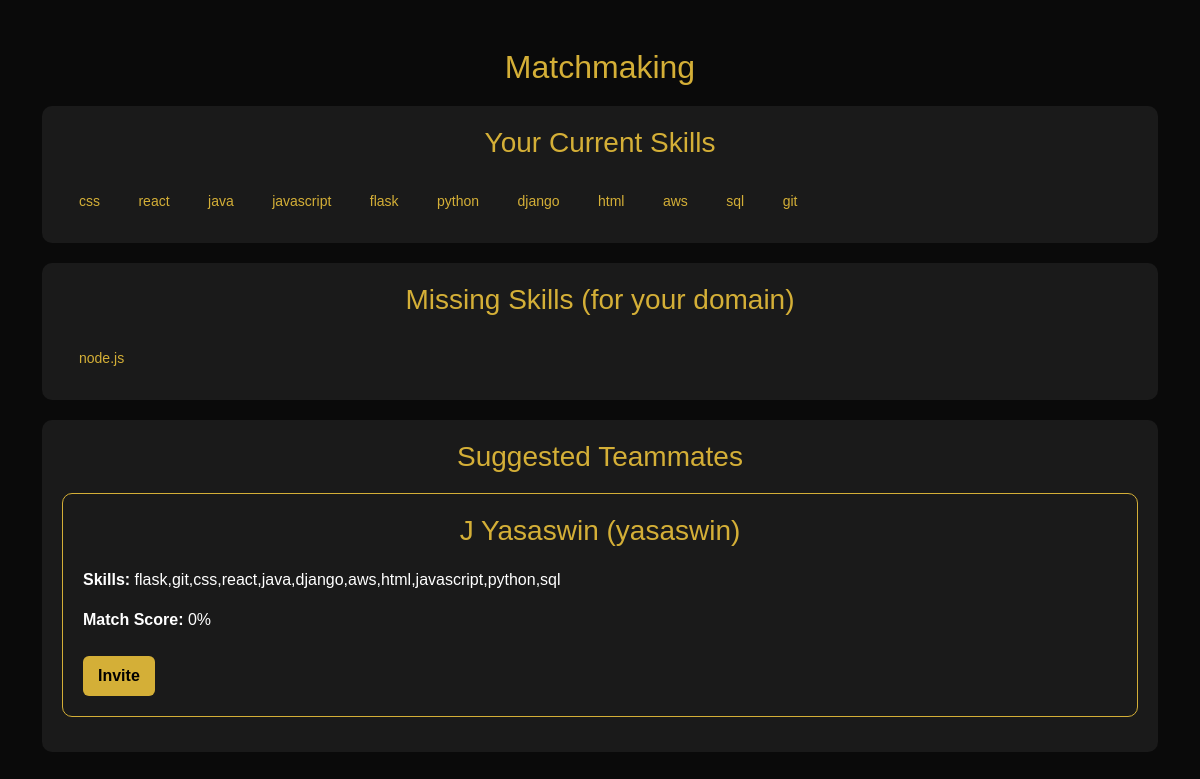
The page /match (signed in) on the database its author committed.
### tables this page shows
CREATE TABLE users (
            id INTEGER PRIMARY KEY AUTOINCREMENT,
            username TEXT UNIQUE NOT NULL,
            email TEXT UNIQUE NOT NULL,
            password TEXT NOT NULL,
            fullname TEXT,
            contact TEXT,
            resume TEXT,
            skills TEXT,
            domain TEXT
        );

### app.py (the view)
@app.route("/match")
def match():
    if "user_id" not in session:
        return redirect(url_for("login"))
    conn = get_db_connection()
    cur = conn.cursor()
    cur.execute("SELECT * FROM users WHERE id=?", (session["user_id"],))
    user = cur.fetchone()
    if not user:
        conn.close()
        return "User not found", 404
    user_skills = normalize_skills(user["skills"])
    user_domain = user["domain"]
    cur.execute("SELECT * FROM domains WHERE LOWER(name)=?", (user_domain.lower(),))
    domain = cur.fetchone()
    if not domain:
        conn.close()
        return f"No domain setup for {user_domain}", 404
    required_skills = normalize_skills(domain["required_skills"])
    missing_skills = list(required_skills - user_skills)
    cur.execute("SELECT * FROM users WHERE domain=? AND id!=?", (user_domain, user["id"]))
    teammates = cur.fetchall()
    suggestions = []
    for t in teammates:
        t_skills = normalize_skills(t["skills"])
        overlap = len(set(missing_skills) & t_skills)
        score = int((overlap / len(required_skills)) * 100) if required_skills else 0
        suggestions.append({
            "id": t["id"],
            "username": t["username"],
            "fullname": t["fullname"],
            "skills": t["skills"],
            "domain": t["domain"],
            "match_score": score
        })
    suggestions.sort(key=lambda x: x["match_score"], reverse=True)
    conn.close()
    return render_template("match.html", user_skills=user_skills, missing_skills=missing_skills, suggestions=suggestions)

### app.py (called while the page is built)
def get_db_connection():
    conn = sqlite3.connect("users.db")
    conn.row_factory = sqlite3.Row
    return conn

def normalize_skills(skill_string):
    if not skill_string:
        return set()
    return set(s.strip().lower() for s in skill_string.split(",") if s.strip())

### templates/match.html (shortened to what this page needs)
<!DOCTYPE html>
<html lang="en">
<head>
  <link href="https://cdn.jsdelivr.net/npm/bootstrap@5.3.2/dist/css/bootstrap.min.css" rel="stylesheet">
</head>
<body class="container py-5">
  <h2>Matchmaking</h2>
  <div class="section-card">
    <h3>Your Current Skills</h3>
    <div class="skills-box">
      {% if user_skills %}
        {% for skill in user_skills %}
          <span>{{ skill }}</span>
        {% endfor %}
      {% else %}
        <p>No skills added yet.</p>
      {% endif %}
    </div>
  </div>
  <div class="section-card">
    <h3>Missing Skills (for your domain)</h3>
    <div class="skills-box">
      {% if missing_skills %}
        {% for skill in missing_skills %}
          <span>{{ skill }}</span>
        {% endfor %}
      {% else %}
        <p>🎉 You already have all required skills!</p>
      {% endif %}
    </div>
  </div>
  <div class="section-card">
    <h3>Suggested Teammates</h3>
    {% if suggestions %}
      {% for s in suggestions %}
        <div class="card">
          <h3>{{ s.fullname }} ({{ s.username }})</h3>
          <p><b>Skills:</b> {{ s.skills }}</p>
          <p><b>Match Score:</b> {{ s.match_score }}%</p>
          <form action="{{ url_for('invite', teammate_id=s.id) }}" method="post">
            <button type="submit" class="invite-btn">Invite</button>
          </form>
        </div>
      {% endfor %}
    {% else %}
      <p>No teammates found in your domain yet.</p>
    {% endif %}
  </div>
</body>
</html>

### templates/match.html (style rules this page uses)
body { background: #0a0a0a; color: #d4af37; font-family: Arial, sans-serif; }
.section-card { background: #1a1a1a; padding: 20px; border-radius: 10px; margin-bottom: 20px; }
h2, h3 { text-align: center; margin-bottom: 20px; color: #d4af37; }
.skills-box span { display: inline-block; color: #d4af37; padding: 6px 12px; border-radius: 8px; margin: 5px; font-size: 14px; }
.card { background: #1a1a1a; border: 1px solid #d4af37; border-radius: 10px; padding: 20px; margin: 15px 0; }
.card h3 { color: #d4af37; }
.card p { color: #ffffff; }
.invite-btn { display: inline-block; background: #d4af37; color: black; font-weight: bold; padding: 8px 15px; border: none; border-radius: 6px; cursor: pointer; margin-top: 8px; }

### rows shown on the page
users: fullname "J Yasaswin", username "yasaswin", skills "flask,git,css,react,java,django,aws,html,javascript,python,sql", match_score "0"

### other values the page prints
{{ skill }} "css" "react" "java" "javascript" "flask" "python" "django" "html" "aws" "sql" "git"
{{ skill }} "node.js"
